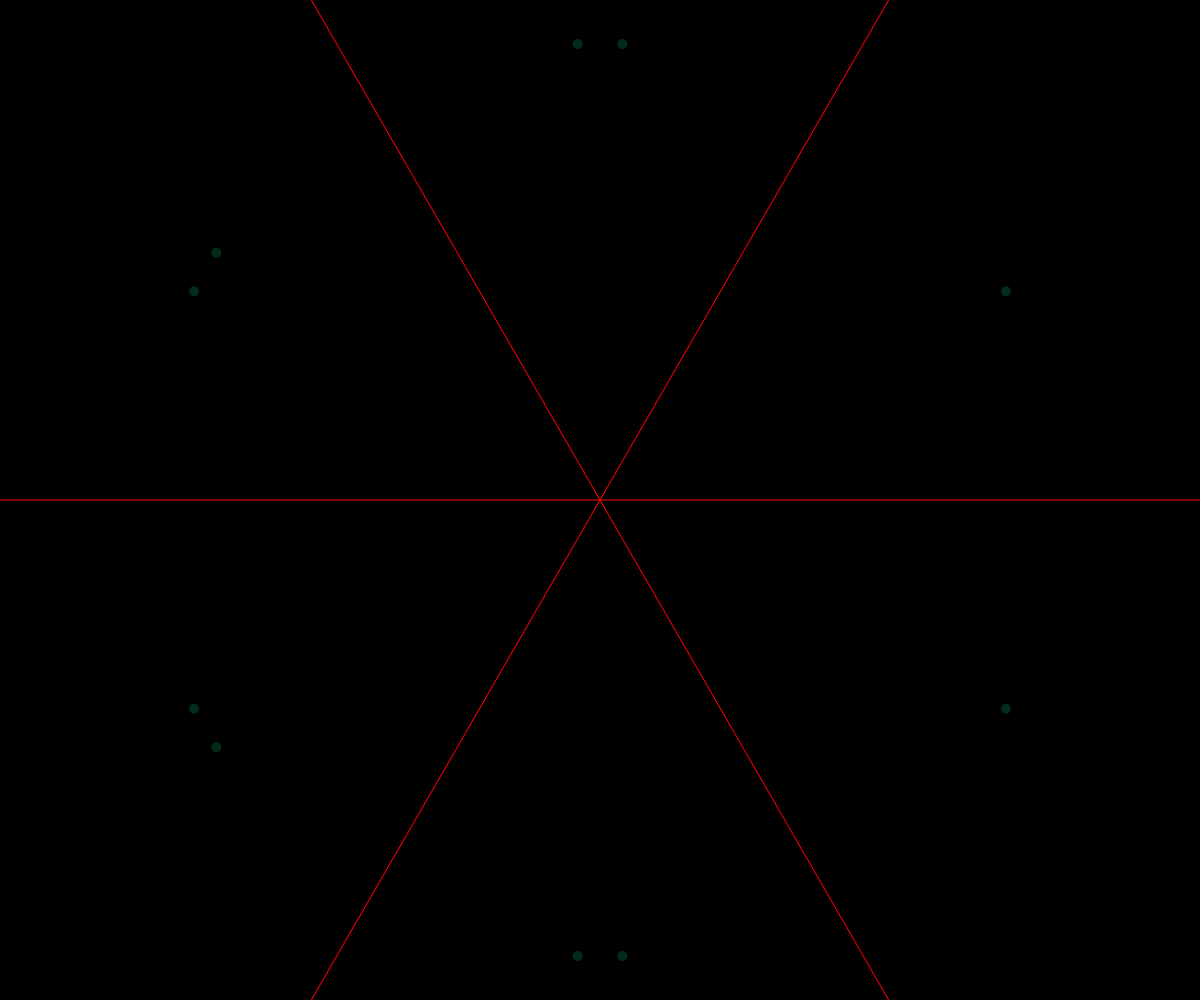
Frame 1 (no input)
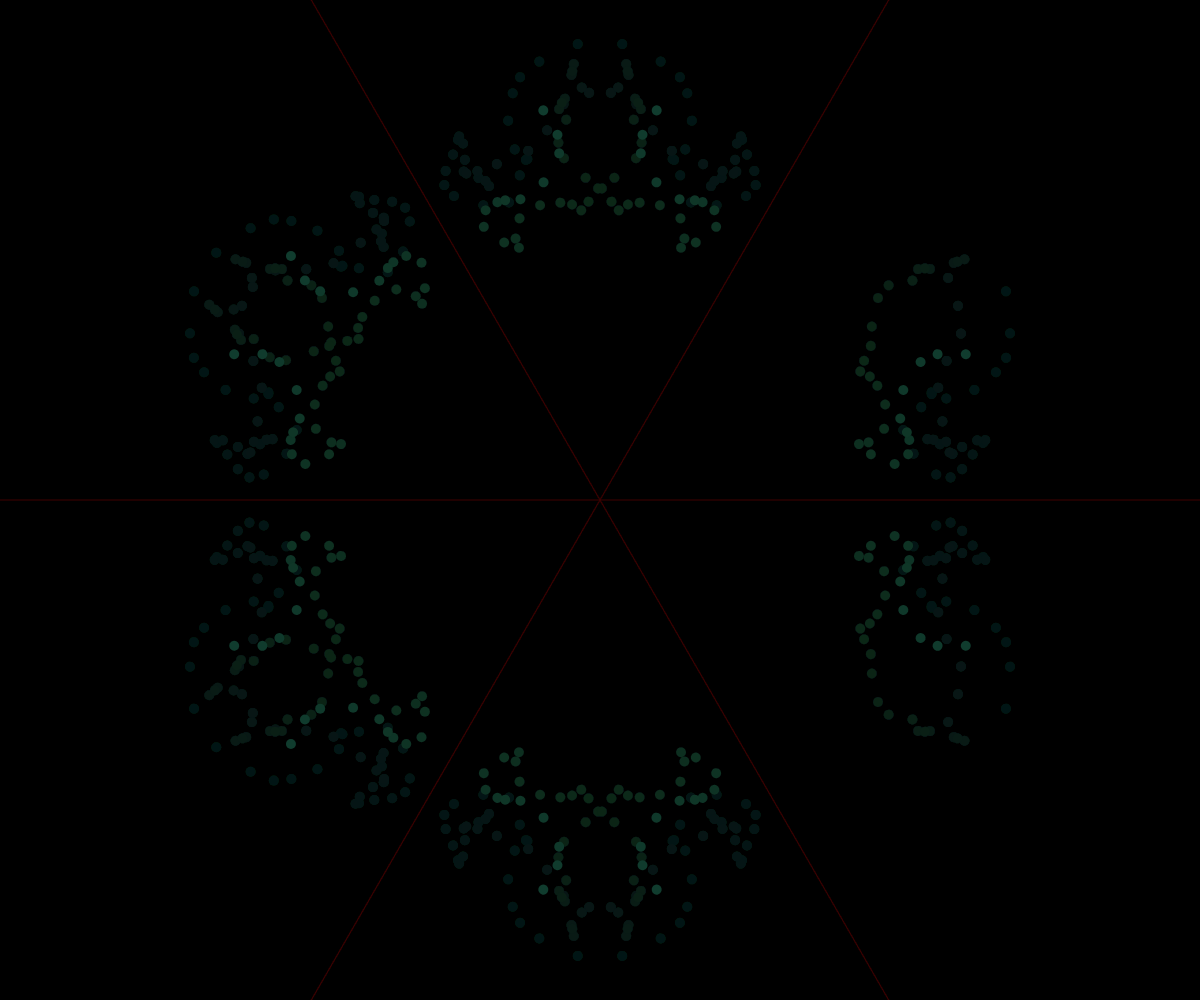
Frame 60 (no input)
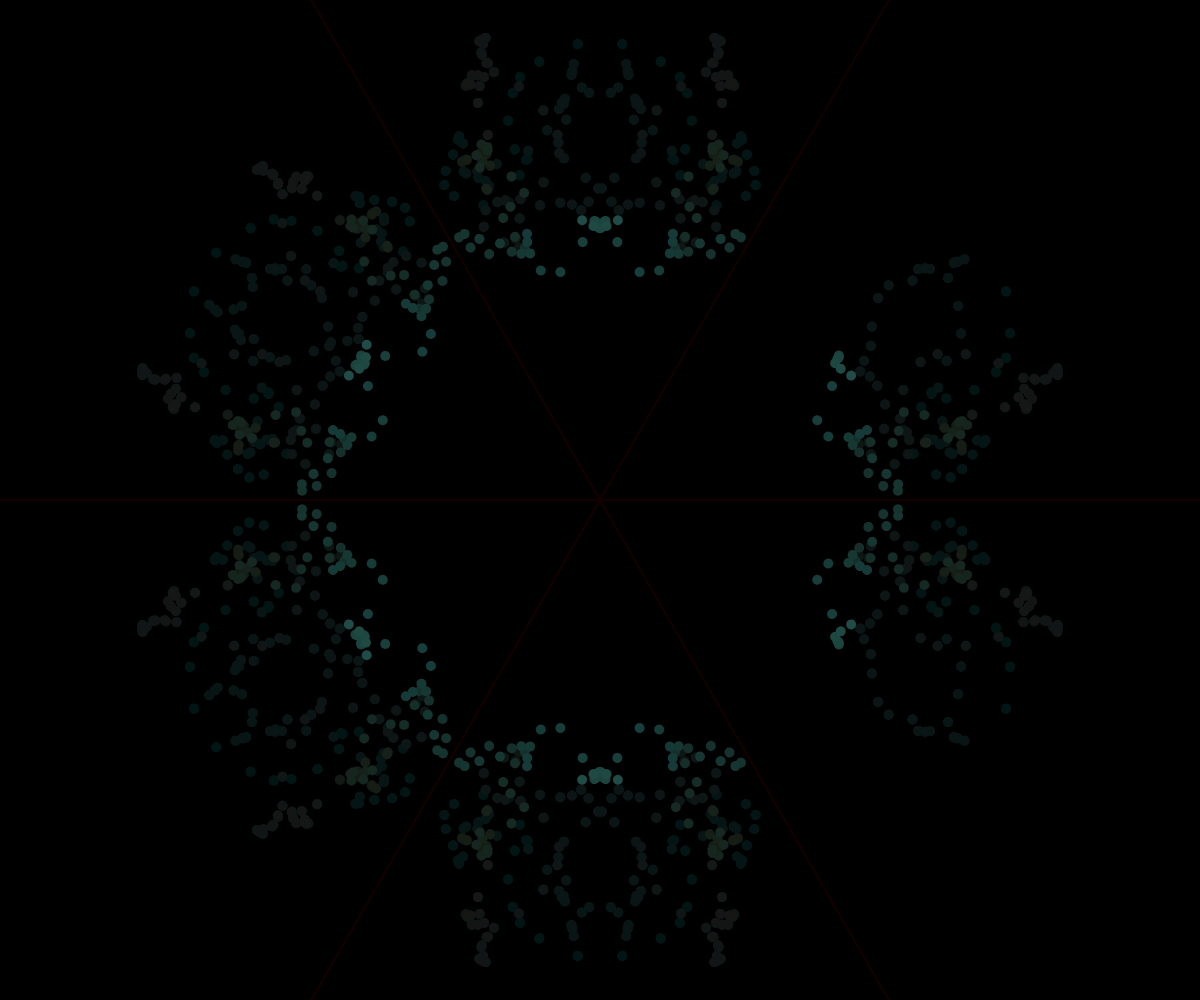
Frame 120 (the mouse pressed at the canvas centre since frame 60)

The p5.js sketch that drew these frames (run headless with seeded random() and noise() and a simulated clock; from frame 60 on, the mouse is pressed at the canvas centre):

// p5.js sketch
// ── sketch.js
let symmetry = 6;
let angle = 360 / symmetry;
let xoff = 0;
let yoff = 10;


function setup() {
  createCanvas(windowWidth, windowHeight);
  angleMode(DEGREES);
  background(0);
  translate(width/2, height/2);
  stroke(255, 0, 0);
  for (let i= 0; i < symmetry; i++) {
    rotate(angle);
    line(0, 0, width, 0);
  }
}

function draw() {
  xoff += 0.06;
  yoff += 0.06;
  background(0, 6);
  translate(width/2, height/2);
  
  let x = map(noise(xoff), 0, 1, 0, width/2);
  let y = map(noise(yoff), 0, 1, 0, height/2);
  
    let hu = noise(xoff) * 255;
    let c1 = map(sin(xoff), 0, 1, 0, 255);
    let c2 = map(sin(yoff), 0, 1, 0, 255);
  
    stroke(c1, c2, c1 + c2 / 2);
    for (let i = 1; i < symmetry; i++ ) {   
      rotate(angle);
      strokeWeight(10);
      point(x, y);
      push();
      scale(1,-1);
      point(x, y);
      pop();
      
    }    
}
